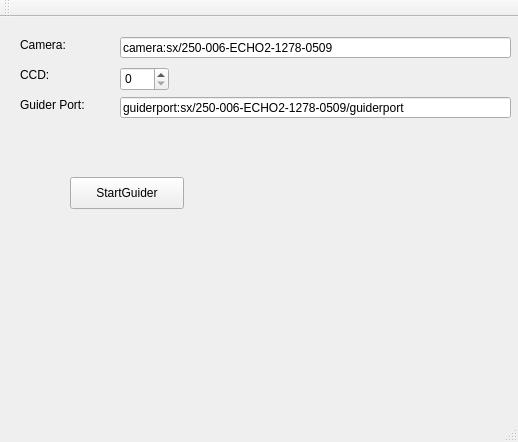
<?xml version="1.0" encoding="UTF-8"?>
<ui version="4.0">
 <class>MainWindow</class>
 <widget class="QMainWindow" name="MainWindow">
  <property name="geometry">
   <rect>
    <x>0</x>
    <y>0</y>
    <width>518</width>
    <height>442</height>
   </rect>
  </property>
  <property name="windowTitle">
   <string>MainWindow</string>
  </property>
  <widget class="QWidget" name="centralWidget">
   <widget class="QPushButton" name="pushButton">
    <property name="geometry">
     <rect>
      <x>70</x>
      <y>160</y>
      <width>114</width>
      <height>32</height>
     </rect>
    </property>
    <property name="text">
     <string>StartGuider</string>
    </property>
   </widget>
   <widget class="QLabel" name="cameraLabel">
    <property name="geometry">
     <rect>
      <x>20</x>
      <y>20</y>
      <width>62</width>
      <height>16</height>
     </rect>
    </property>
    <property name="text">
     <string>Camera:</string>
    </property>
   </widget>
   <widget class="QLabel" name="ccdLabel">
    <property name="geometry">
     <rect>
      <x>20</x>
      <y>50</y>
      <width>62</width>
      <height>16</height>
     </rect>
    </property>
    <property name="text">
     <string>CCD:</string>
    </property>
   </widget>
   <widget class="QLabel" name="guiderportLabel">
    <property name="geometry">
     <rect>
      <x>20</x>
      <y>80</y>
      <width>81</width>
      <height>16</height>
     </rect>
    </property>
    <property name="text">
     <string>Guider Port:</string>
    </property>
   </widget>
   <widget class="QLineEdit" name="cameraField">
    <property name="geometry">
     <rect>
      <x>120</x>
      <y>20</y>
      <width>391</width>
      <height>21</height>
     </rect>
    </property>
    <property name="text">
     <string>camera:sx/250-006-ECHO2-1278-0509</string>
    </property>
   </widget>
   <widget class="QSpinBox" name="ccdSpinbox">
    <property name="geometry">
     <rect>
      <x>120</x>
      <y>50</y>
      <width>49</width>
      <height>24</height>
     </rect>
    </property>
    <property name="maximum">
     <number>3</number>
    </property>
   </widget>
   <widget class="QLineEdit" name="guiderportField">
    <property name="geometry">
     <rect>
      <x>120</x>
      <y>80</y>
      <width>391</width>
      <height>21</height>
     </rect>
    </property>
    <property name="text">
     <string>guiderport:sx/250-006-ECHO2-1278-0509/guiderport</string>
    </property>
   </widget>
  </widget>
  <widget class="QMenuBar" name="menuBar">
   <property name="geometry">
    <rect>
     <x>0</x>
     <y>0</y>
     <width>518</width>
     <height>22</height>
    </rect>
   </property>
  </widget>
  <widget class="QToolBar" name="mainToolBar">
   <attribute name="toolBarArea">
    <enum>TopToolBarArea</enum>
   </attribute>
   <attribute name="toolBarBreak">
    <bool>false</bool>
   </attribute>
  </widget>
  <widget class="QStatusBar" name="statusBar"/>
 </widget>
 <layoutdefault spacing="6" margin="11"/>
 <resources/>
 <connections>
  <connection>
   <sender>pushButton</sender>
   <signal>clicked()</signal>
   <receiver>MainWindow</receiver>
   <slot>startGuider()</slot>
   <hints>
    <hint type="sourcelabel">
     <x>137</x>
     <y>121</y>
    </hint>
    <hint type="destinationlabel">
     <x>296</x>
     <y>184</y>
    </hint>
   </hints>
  </connection>
 </connections>
 <slots>
  <slot>startGuider()</slot>
 </slots>
</ui>
